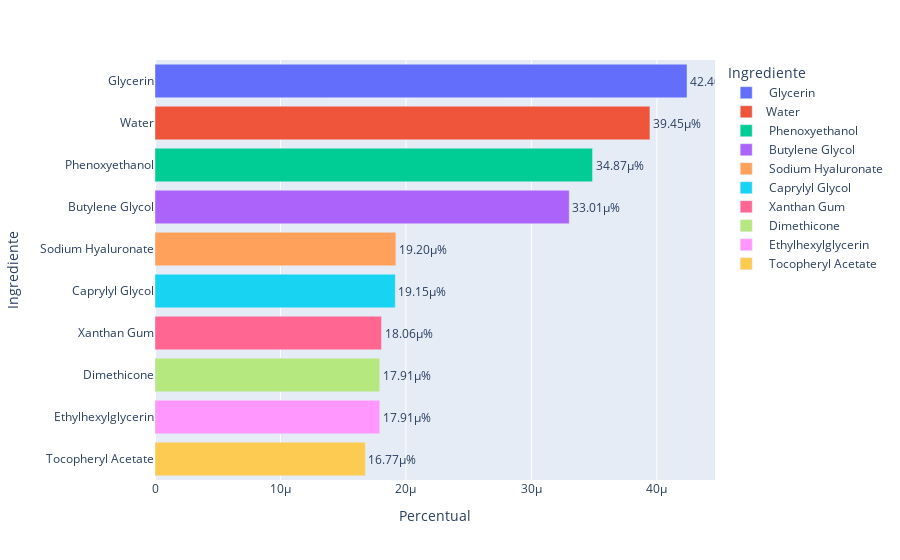

This figure's notebook cell:
### Code cell
# Distribuição da variável Ingrediente
percentual_ingrediente = df_ingredientes.value_counts('Ingredientes') / len(df_ingredientes) * 100
percentual_ingrediente = percentual_ingrediente.reset_index()
percentual_ingrediente.columns = ['Ingrediente', 'Percentual']
fig = px.bar(percentual_ingrediente.head(10), x='Percentual', y='Ingrediente', color='Ingrediente', 
            text='Percentual',orientation='h')

# Atualizar o Plot para melhor visualizar os labels
fig.update_traces(texttemplate='%{text:.4s}%', textposition='outside')

fig.show()

### Figure 1 — Plotly figure (JSON) as saved in the notebook; plotly's stock layout.template omitted (floating-point values rounded to 4 significant figures)
{"data": [{"hovertemplate": "Ingrediente=%{y}<br>Percentual=%{text}<extra></extra>", "legendgroup": " Glycerin", "marker": {"color": "#636efa", "pattern": {"shape": ""}}, "name": " Glycerin", "orientation": "h", "showlegend": true, "text": [4.24e-05], "textposition": "outside", "texttemplate": "%{text:.4s}%", "type": "bar", "x": [4.24e-05], "xaxis": "x", "y": [" Glycerin"], "yaxis": "y"}, {"hovertemplate": "Ingrediente=%{y}<br>Percentual=%{text}<extra></extra>", "legendgroup": "Water", "marker": {"color": "#EF553B", "pattern": {"shape": ""}}, "name": "Water", "orientation": "h", "showlegend": true, "text": [3.945e-05], "textposition": "outside", "texttemplate": "%{text:.4s}%", "type": "bar", "x": [3.945e-05], "xaxis": "x", "y": ["Water"], "yaxis": "y"}, {"hovertemplate": "Ingrediente=%{y}<br>Percentual=%{text}<extra></extra>", "legendgroup": " Phenoxyethanol", "marker": {"color": "#00cc96", "pattern": {"shape": ""}}, "name": " Phenoxyethanol", "orientation": "h", "showlegend": true, "text": [3.487e-05], "textposition": "outside", "texttemplate": "%{text:.4s}%", "type": "bar", "x": [3.487e-05], "xaxis": "x", "y": [" Phenoxyethanol"], "yaxis": "y"}, {"hovertemplate": "Ingrediente=%{y}<br>Percentual=%{text}<extra></extra>", "legendgroup": " Butylene Glycol", "marker": {"color": "#ab63fa", "pattern": {"shape": ""}}, "name": " Butylene Glycol", "orientation": "h", "showlegend": true, "text": [3.301e-05], "textposition": "outside", "texttemplate": "%{text:.4s}%", "type": "bar", "x": [3.301e-05], "xaxis": "x", "y": [" Butylene Glycol"], "yaxis": "y"}, {"hovertemplate": "Ingrediente=%{y}<br>Percentual=%{text}<extra></extra>", "legendgroup": " Sodium Hyaluronate", "marker": {"color": "#FFA15A", "pattern": {"shape": ""}}, "name": " Sodium Hyaluronate", "orientation": "h", "showlegend": true, "text": [1.92e-05], "textposition": "outside", "texttemplate": "%{text:.4s}%", "type": "bar", "x": [1.92e-05], "xaxis": "x", "y": [" Sodium Hyaluronate"], "yaxis": "y"}, {"hovertemplate": "Ingrediente=%{y}<br>Percentual=%{text}<extra></extra>", "legendgroup": " Caprylyl Glycol", "marker": {"color": "#19d3f3", "pattern": {"shape": ""}}, "name": " Caprylyl Glycol", "orientation": "h", "showlegend": true, "text": [1.915e-05], "textposition": "outside", "texttemplate": "%{text:.4s}%", "type": "bar", "x": [1.915e-05], "xaxis": "x", "y": [" Caprylyl Glycol"], "yaxis": "y"}, {"hovertemplate": "Ingrediente=%{y}<br>Percentual=%{text}<extra></extra>", "legendgroup": " Xanthan Gum", "marker": {"color": "#FF6692", "pattern": {"shape": ""}}, "name": " Xanthan Gum", "orientation": "h", "showlegend": true, "text": [1.806e-05], "textposition": "outside", "texttemplate": "%{text:.4s}%", "type": "bar", "x": [1.806e-05], "xaxis": "x", "y": [" Xanthan Gum"], "yaxis": "y"}, {"hovertemplate": "Ingrediente=%{y}<br>Percentual=%{text}<extra></extra>", "legendgroup": " Dimethicone", "marker": {"color": "#B6E880", "pattern": {"shape": ""}}, "name": " Dimethicone", "orientation": "h", "showlegend": true, "text": [1.791e-05], "textposition": "outside", "texttemplate": "%{text:.4s}%", "type": "bar", "x": [1.791e-05], "xaxis": "x", "y": [" Dimethicone"], "yaxis": "y"}, {"hovertemplate": "Ingrediente=%{y}<br>Percentual=%{text}<extra></extra>", "legendgroup": " Ethylhexylglycerin", "marker": {"color": "#FF97FF", "pattern": {"shape": ""}}, "name": " Ethylhexylglycerin", "orientation": "h", "showlegend": true, "text": [1.791e-05], "textposition": "outside", "texttemplate": "%{text:.4s}%", "type": "bar", "x": [1.791e-05], "xaxis": "x", "y": [" Ethylhexylglycerin"], "yaxis": "y"}, {"hovertemplate": "Ingrediente=%{y}<br>Percentual=%{text}<extra></extra>", "legendgroup": " Tocopheryl Acetate", "marker": {"color": "#FECB52", "pattern": {"shape": ""}}, "name": " Tocopheryl Acetate", "orientation": "h", "showlegend": true, "text": [1.677e-05], "textposition": "outside", "texttemplate": "%{text:.4s}%", "type": "bar", "x": [1.677e-05], "xaxis": "x", "y": [" Tocopheryl Acetate"], "yaxis": "y"}], "layout": {"barmode": "relative", "legend": {"title": {"text": "Ingrediente"}, "tracegroupgap": 0}, "margin": {"t": 60}, "xaxis": {"anchor": "y", "domain": [0, 1], "title": {"text": "Percentual"}}, "yaxis": {"anchor": "x", "categoryarray": [" Tocopheryl Acetate", " Ethylhexylglycerin", " Dimethicone", " Xanthan Gum", " Caprylyl Glycol", " Sodium Hyaluronate", " Butylene Glycol", " Phenoxyethanol", "Water", " Glycerin"], "categoryorder": "array", "domain": [0, 1], "title": {"text": "Ingrediente"}}}}
